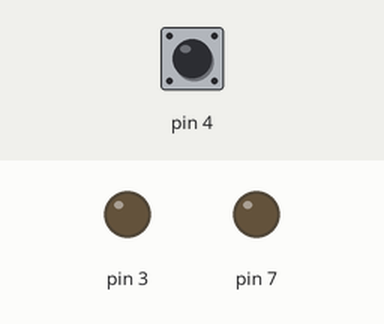
A sketch run on a simulated Arduino Uno, built with avr-gcc and run on an emulated ATmega328P. On the bench: output pins drawn as LEDs (lit = HIGH). Dashed ring = blinking. Inputs (shaded band) come from the test bench; at power-on: pin 4 HIGH.

Above: at 0.8 s.
0.9 s: pin 4 pulled LOW for 0.15 s
At 1.15 s:
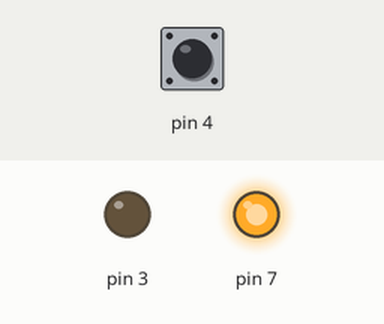
3.9 s: pin 4 pulled LOW for 3.2 s
At 5.3 s:
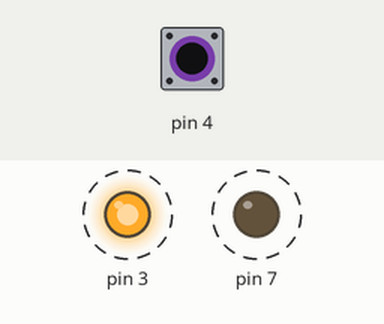
Timing chart, 0 to 9.9 s (numbered marks = the images above; inputs shaded):
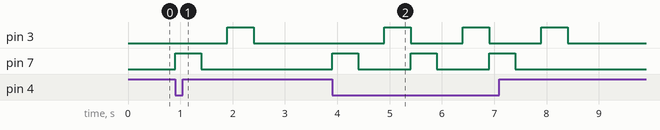

The sketch:

relatorio_4.ino
```cpp
int main(void)
{

  DDRD = DDRD | 0b10000000; // Pino PD7 definido como saída
  PORTD = PORTD | 0b00010000; // Habilitar resistor de PULL-UP no PD4
  PORTD = PORTD & ~(0b10000000); // Desliga a saída PD7;

  DDRD = DDRD | 0b00001000; // Pino PD3 definido como saída
  PORTD = PORTD | 0b00000100; // Habilitar resistor de PULL-UP no PD2
  PORTD = PORTD & ~(0b00000100); // Desliga a saída PD3;

  for (;;)
  {
    if ((PIND & 0b00010000) == 0) // Botão pressionado ?
    {
      PORTD = PORTD | 0b10000000; // Aciona a saída
      _delay_ms(500);
      PORTD = PORTD & ~(0b10000000); // Desliga a saída
      _delay_ms(500);
      PORTD = PORTD | 0b00001000; // Aciona a saída
      _delay_ms(500);
      PORTD = PORTD & ~(0b00001000); // Desliga a saída
    }
  }
}
```

Measured:
- after the input at 0.9 s, pin 3: LOW → HIGH after 1.0 s, → LOW 0.50 s later; pin 7: LOW → HIGH at once, → LOW 0.50 s later
- after the input at 3.9 s, pin 3: alternates HIGH for 0.50 s and LOW for 1.0 s, 6 changes in all, then stays LOW, starting after 1.0 s; pin 7: alternates HIGH for 0.50 s and LOW for 1.0 s, 6 changes in all, then stays LOW, starting at once
